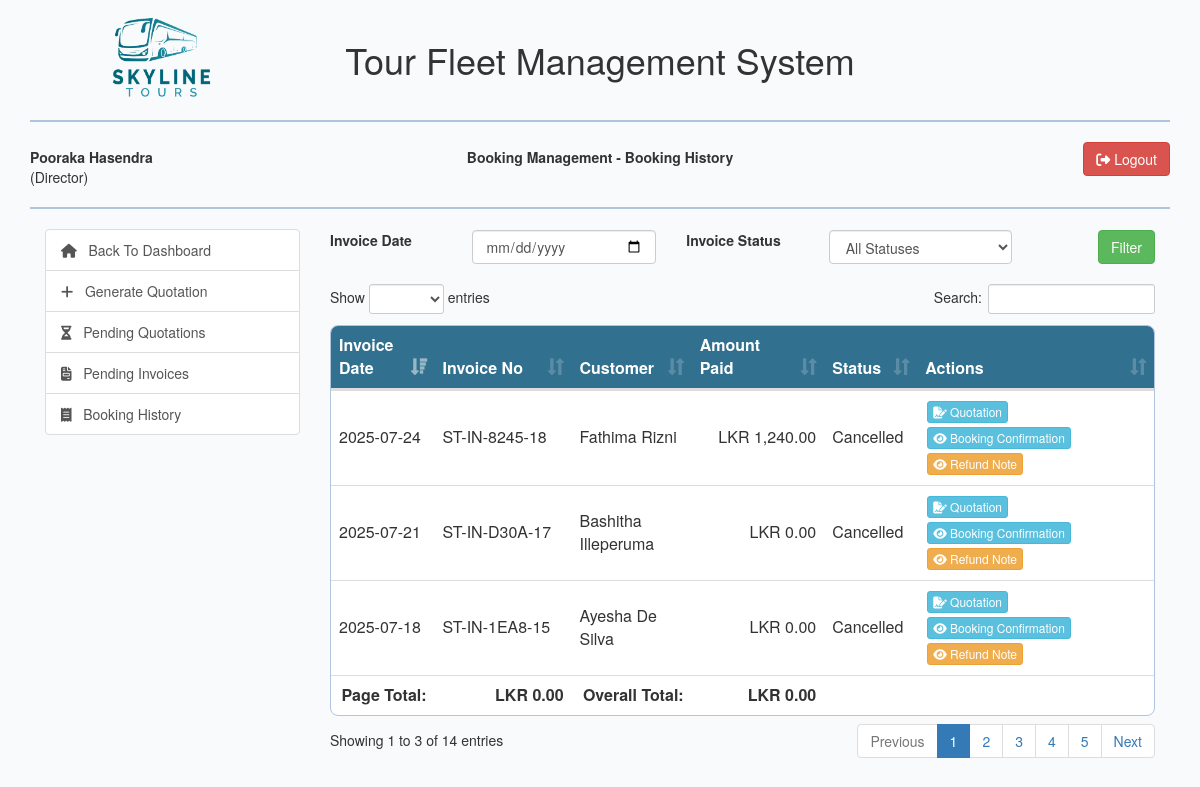
Page /view/booking-history.php (signed in) on the committed database.
### tables this page shows
CREATE TABLE `customer_invoice` (
  `invoice_id` int(10) NOT NULL,
  `invoice_number` varchar(100) NOT NULL,
  `quotation_id` int(10) NOT NULL,
  `invoice_date` date NOT NULL,
  `invoice_amount` decimal(10,2) NOT NULL,
  `customer_id` int(11) NOT NULL,
  `invoice_status` int(11) NOT NULL DEFAULT 1 COMMENT '-1=Invoice Cancelled,\r\n1=Advance Payment Made & waiting for tour assignment,\r\n2=Tour assigned,\r\n3=Tour completed and payment pending,\r\n4=Paid',
  `invoice_description` text DEFAULT NULL,
  `tour_start_date` date NOT NULL COMMENT 'The tour start date as billed/quoted to the customer.',
  `tour_end_date` date NOT NULL COMMENT 'The tour end date as billed/quoted to the customer.',
  `pickup_location` varchar(255) NOT NULL,
  `destination` varchar(255) NOT NULL,
  `dropoff_location` varchar(255) NOT NULL,
  `round_trip_mileage` int(4) NOT NULL,
  `advance_payment` decimal(10,2) DEFAULT NULL,
  `paid_amount` decimal(10,2) DEFAULT NULL,
  `actual_fare` decimal(10,2) DEFAULT NULL,
  `actual_mileage` int(4) DEFAULT NULL
);

CREATE TABLE `customer` (
  `customer_id` int(10) NOT NULL,
  `customer_nic` varchar(12) NOT NULL,
  `customer_fname` varchar(50) NOT NULL,
  `customer_lname` varchar(50) NOT NULL,
  `customer_email` varchar(255) NOT NULL,
  `customer_status` int(10) NOT NULL DEFAULT 1
);

### model/customer_invoice_model.php (called while the page is built, shortened)
<?php
class CustomerInvoice{
    public function getBookingHistory(){
        $con = $GLOBALS["con"];
        $sql = "SELECT ci.*,c.* FROM customer_invoice ci JOIN customer c ON c.customer_id = ci.customer_id "
                . "WHERE ci.invoice_status IN (-1,4)";
        $result = $con->query($sql) or die($con->error);
        return $result;
    }
}

### view/booking-history.php (the view, shortened to what this page needs)
<?php
include_once '../model/customer_invoice_model.php';
$customerInvoiceObj = new CustomerInvoice();
$invoiceResult = $customerInvoiceObj->getBookingHistory();
?>
<html lang="en">
<head>
    <link rel="stylesheet" type="text/css" href="../css/dataTables.bootstrap.min.css"/>
    <?php include_once "../includes/bootstrap_css_includes.php"?>
</head>
<body>
    <div class="container">
        <?php include_once "../includes/header_row_includes.php";?>
        <div class="col-md-3">
            <?php include_once "../includes/booking_functions.php"; ?>
        </div>
        <div class="col-md-9">
            <div class="row">
                <div class="col-md-6 col-md-offset-3" id="msg">
                </div>
            </div>
            <div class="row">
                <div class="col-md-2">
                    <label class="control-label">Invoice Date</label>
                </div>
                <div class="col-md-3">
                    <input type="date" value="" id="invoice_date" class="form-control" max="<?php echo date('Y-m-d'); ?>"/>
                </div>
                <div class="col-md-2">
                    <label class="control-label">Invoice Status</label>
                </div>
                <div class="col-md-3">
                    <select id="invoice_status" class="form-control">
                        <option value="">All Statuses</option>
                    </select>
                </div>
                <div class="col-md-2 text-right">
                    <button type="button" class="btn btn-success" id="filter_button">Filter</button>
                </div>
            </div>
            <div class="row">
            </div>
            <div class="row">
                <div class="col-md-12">
                    <table class="table" id="invoicetable">
                        <thead>
                            <tr>
                                <th>Invoice Date</th>
                                <th>Invoice No</th>
                                <th>Customer</th>
                                <th>Amount Paid</th>
                                <th>Status</th>
                                <th>Actions</th>
                            </tr>
                        </thead>
                        <tbody id="tbody_tag">
                            <?php while($invoiceRow = $invoiceResult->fetch_assoc()){
                                $invoiceId = $invoiceRow["invoice_id"];
                                $status = match((int)$invoiceRow["invoice_status"]){
                                    -1=>"Cancelled",
                                    4=>"Completed"
                                };
                                ?>
                            <tr>
                                <td style="white-space:nowrap"><?php echo $invoiceRow["invoice_date"];?></td>
                                <td style="white-space:nowrap"><?php echo $invoiceRow["invoice_number"];?></td>
                                <td><?php echo $invoiceRow["customer_fname"]." ".$invoiceRow["customer_lname"];?></td>
                                <td style="text-align: right;white-space:nowrap"><?php echo "LKR ".number_format($invoiceRow["paid_amount"],2);?></td>
                                <td><?php echo $status;?></td>
                                <td>
                                    <a href="../reports/quotation.php?quotation_id=<?php echo base64_encode($invoiceRow['quotation_id']);?>"
                                       class="btn btn-xs btn-info" style="margin:2px;display:<?php echo checkPermissions(78);?>" target="_blank">
                                        <span class="fa-solid fa-file-signature"></span>
                                        Quotation
                                    </a>
                                    <a href="../reports/pendingInvoice.php?invoice_id=<?php echo base64_encode($invoiceId);?>" target="_blank"
                                       class="btn btn-xs btn-info" style="margin:2px">
                                        <span class="fa-solid fa-eye"></span>
                                        Booking Confirmation
                                    </a>
                                    <?php if($invoiceRow["invoice_status"]==-1){ ?>
                                    <a href="../reports/refund-note.php?invoice_id=<?php echo base64_encode($invoiceId);?>" target="_blank"
                                       class="btn btn-xs btn-warning" style="margin:2px">
                                        <span class="fa-solid fa-eye"></span>
                                        Refund Note
                                    </a>
                                    <?php }?>
                                </td>
                            </tr>
                            <?php }?>
                        </tbody>
                        <tfoot>
                            <tr>
                                <th style="text-align:right;">Page Total:</th>
                                <th style="text-align:right;white-space: nowrap"></th>
                                <th style="text-align:right;">Overall Total:</th>
                                <th style="text-align:right;white-space: nowrap"></th>
                                <th></th>
                                <th></th>
                            </tr>
                        </tfoot>
                    </table>
                </div>
            </div>
        </div>
    </div>
</body>
</html>

### css/custom.css (style rules this page uses)
body { background-color: #F9FAFB; }
.table { background-color:#ffffff; border-radius: 8px; overflow: hidden; border:1px solid lightsteelblue; }
.table thead { background-color: #31708f; color:white; }
.table tbody > tr > td { vertical-align: middle; }

### rows in the picture
customer_invoice: invoice_date "2025-07-18", invoice_number "ST-IN-1EA8-15", customer.customer_fname "Ayesha", customer.customer_lname "De Silva", paid_amount "0.00", invoice_status "Cancelled"
customer_invoice: invoice_date "2025-07-21", invoice_number "ST-IN-D30A-17", customer.customer_fname "Bashitha", customer.customer_lname "Illeperuma", paid_amount "0.00", invoice_status "Cancelled"
customer_invoice: invoice_date "2025-07-24", invoice_number "ST-IN-8245-18", customer.customer_fname "Fathima", customer.customer_lname "Rizni", paid_amount "1,240.00", invoice_status "Cancelled"

### other values in the picture
$userSession["user_fname"]." ".$userSession["user_lname"] "Pooraka Hasendra"
$userSession["role_name"] "Director"
$pageName "Booking Management - Booking History"
